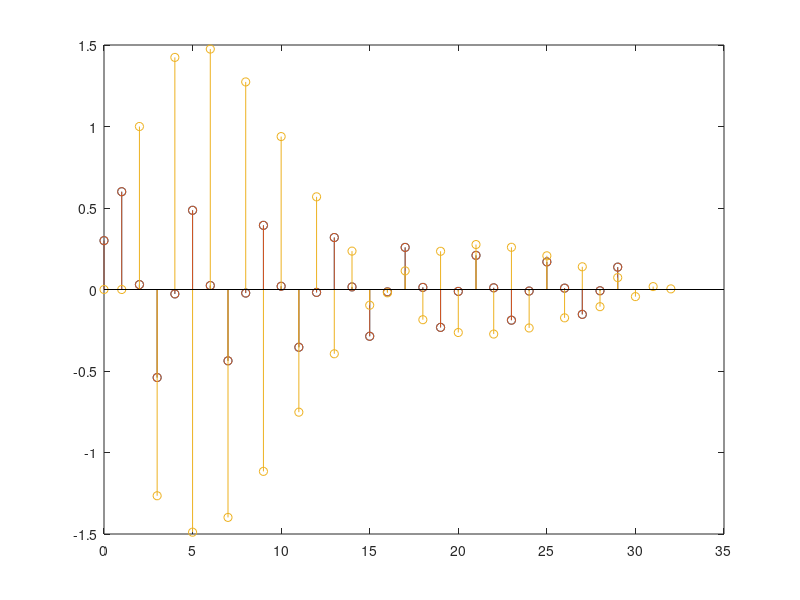
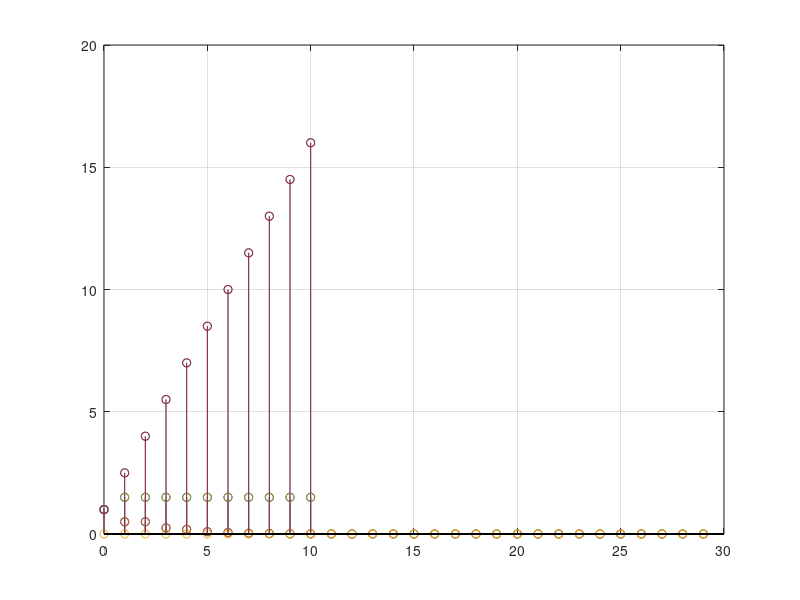

These figures' MATLAB source, in order:
clc;clear;
x=[0,0,1,zeros(1,29)];
n=0:29;
y=zeros(1,32);
for i=3:32
   y(i)=0.3*x(i)+0.6*x(i-1)+0.3*x(i-2)-0.9*y(i-2);
end
y=y(y~=0);
stem(n,y); hold on
%% Filter
A=[1 0 0.9];
B=[0.3 0.6 0.3];
x=[1,zeros(1,29)];
y1=filter(B,A,x);
n=0:29;
stem(n,y1); hold on;
% d=(y-y1)./y1;
% figure(2)
% stem(n,d)
%%
clc;clear;
x=[0,0,1,zeros(1,30)];
n=0:32;
y=zeros(1,33);
for i=3:33
y(i)=x(i)+0.5*x(i-1)-1.8*cos(pi/16)*y(i-1)-0.81*y(i-2);
end
disp(y)
figure(1)
stem(n,y)
%% Filter
A=[1 1.8 0.81];
B=[1 0.5 0];
x=[1,zeros(1,29)];
y1=filter(B,A,x);
n=0:29;
disp(y1)
figure(2)
stem(n,y1)
%% IV.6.2
n=0:29;
y=zeros(1,32);
for i=3:32
   y(i)=0.5^(i-3)+0.25*y(i-2);
end
y=y(y~=0);
stem(n,y); hold on
grid on;
%% Filter
a=[1 0 -0.25];
b=1;
n=0:29;
x=0.5.^n;
y1=filter(b,a,x,[0 0]);
stem(n,y1);
d=(y-y1)./y1;
figure(2)
stem(n,d)
%% IV.7
x=[0,0,1,zeros(1,10)];
y=zeros(1,13);
for i=3:13
   y(i)= x(i)+ 0.5*x(i-1)+y(i-1);
end
n=0:10;
y=y(y~=0);
stem(n,y)
%% FIlter
a=[1 -1];
b=[1 0.5];
x=[1,zeros(1,10)];
y=filter(b,a,x);
n=0:10;
stem(n,y)
%% IV.7
x=[0,0,1,ones(1,10)];
y=zeros(1,13);
for i=3:13
   y(i)= x(i)+ 0.5*x(i-1)+y(i-1);
end
n=0:10;
y=y(y~=0);
stem(n,y)
%% FIlter
a=[1 -1];
b=[1 0.5];
x=[1,ones(1,10)];
y=filter(b,a,x);
n=0:10;
stem(n,y)
